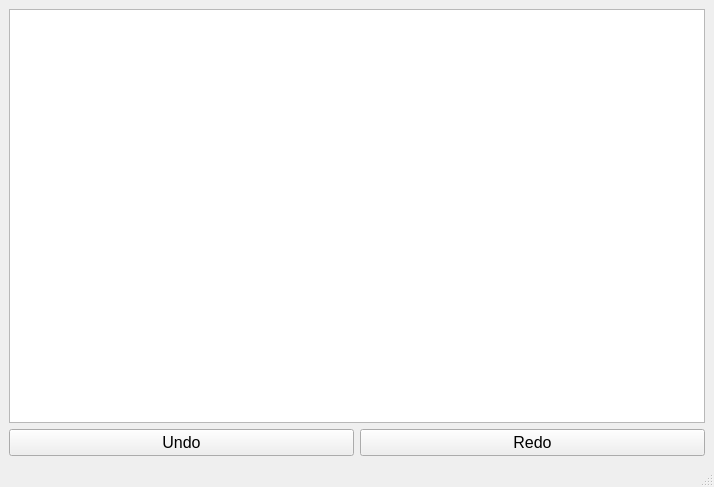
<?xml version="1.0" encoding="UTF-8"?>
<ui version="4.0">
 <class>MainWindow</class>
 <widget class="QMainWindow" name="MainWindow">
  <property name="geometry">
   <rect>
    <x>0</x>
    <y>0</y>
    <width>714</width>
    <height>487</height>
   </rect>
  </property>
  <property name="windowTitle">
   <string>MainWindow</string>
  </property>
  <widget class="QWidget" name="centralwidget">
   <layout class="QHBoxLayout" name="horizontalLayout_2">
    <item>
     <layout class="QVBoxLayout" name="verticalLayout">
      <item>
       <widget class="QTableView" name="myList"/>
      </item>
      <item>
       <layout class="QHBoxLayout" name="horizontalLayout">
        <item>
         <widget class="QPushButton" name="undoButton">
          <property name="font">
           <font>
            <family>Arial</family>
            <pointsize>12</pointsize>
           </font>
          </property>
          <property name="text">
           <string>Undo</string>
          </property>
         </widget>
        </item>
        <item>
         <widget class="QPushButton" name="redoButton">
          <property name="font">
           <font>
            <family>Arial</family>
            <pointsize>12</pointsize>
           </font>
          </property>
          <property name="text">
           <string>Redo</string>
          </property>
         </widget>
        </item>
       </layout>
      </item>
     </layout>
    </item>
   </layout>
  </widget>
  <widget class="QMenuBar" name="menubar">
   <property name="geometry">
    <rect>
     <x>0</x>
     <y>0</y>
     <width>714</width>
     <height>21</height>
    </rect>
   </property>
  </widget>
  <widget class="QStatusBar" name="statusbar"/>
 </widget>
 <resources/>
 <connections>
  <connection>
   <sender>undoButton</sender>
   <signal>clicked()</signal>
   <receiver>MainWindow</receiver>
   <slot>undo()</slot>
   <hints>
    <hint type="sourcelabel">
     <x>57</x>
     <y>439</y>
    </hint>
    <hint type="destinationlabel">
     <x>96</x>
     <y>466</y>
    </hint>
   </hints>
  </connection>
  <connection>
   <sender>redoButton</sender>
   <signal>clicked()</signal>
   <receiver>MainWindow</receiver>
   <slot>redo()</slot>
   <hints>
    <hint type="sourcelabel">
     <x>474</x>
     <y>447</y>
    </hint>
    <hint type="destinationlabel">
     <x>509</x>
     <y>466</y>
    </hint>
   </hints>
  </connection>
 </connections>
 <slots>
  <slot>undo()</slot>
  <slot>redo()</slot>
 </slots>
</ui>
